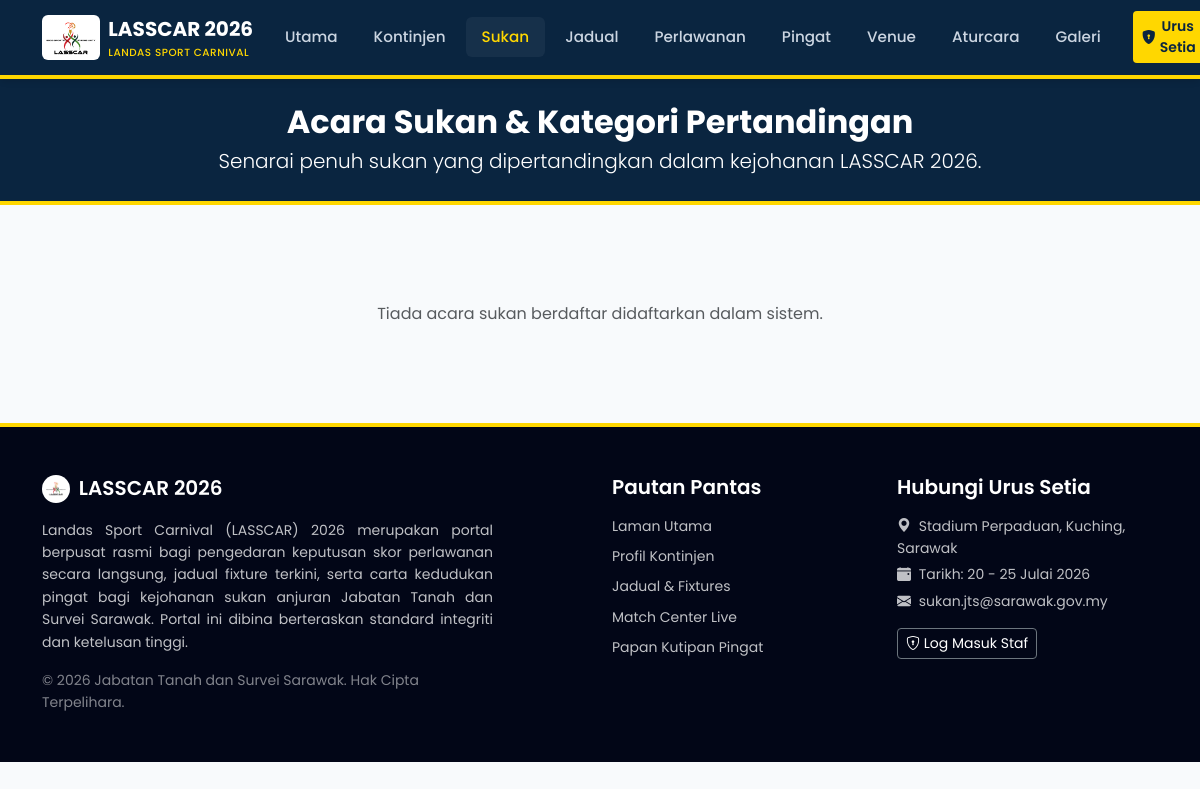
Page /public/sukan.php on the earlier database version.
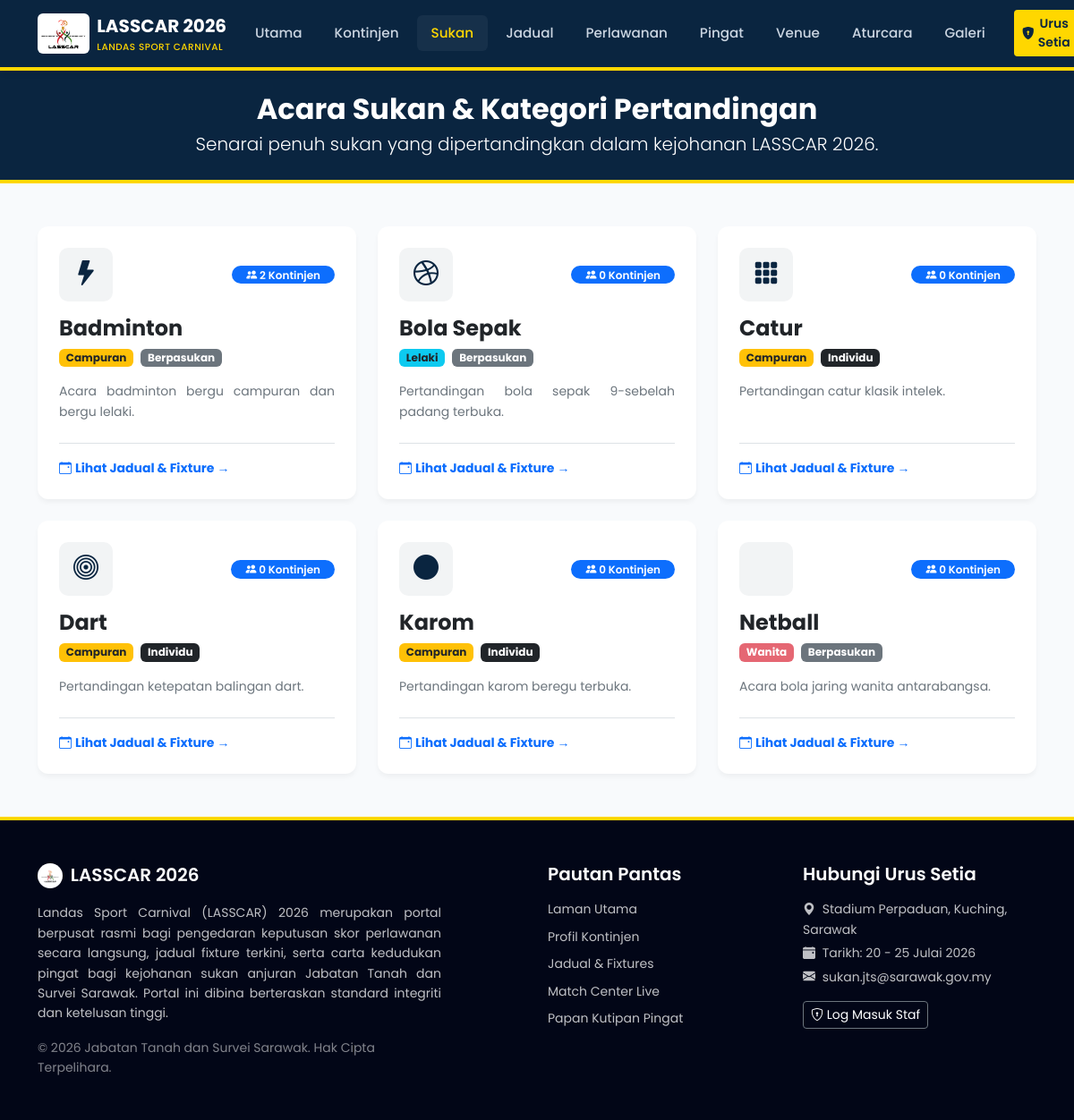
Same page on the later database version.
### tables this page shows
CREATE TABLE `tbl_sukan` (
  `id` int(10) unsigned NOT NULL AUTO_INCREMENT,
  `nama_sukan` varchar(100) NOT NULL,
  `kategori` enum('lelaki','wanita','campuran') NOT NULL DEFAULT 'campuran',
  `jenis_perlawanan` enum('individu','berpasukan') NOT NULL DEFAULT 'berpasukan',
  `ikon` varchar(100) DEFAULT NULL,
  `keterangan` text,
  `status` enum('aktif','tidak_aktif') NOT NULL DEFAULT 'aktif',
  `dicipta_pada` timestamp NULL DEFAULT CURRENT_TIMESTAMP,
  PRIMARY KEY (`id`)
);

### includes/functions.php (called while the page is built, shortened)
<?php
function sanitize(?string $data): string {
    return htmlspecialchars(trim($data), ENT_QUOTES, 'UTF-8');
}

### public/sukan.php (the view, shortened to what this page needs)
<?php
require_once __DIR__ . '/../includes/header.php';
require_once __DIR__ . '/../includes/db.php';
?>
<div class="py-4 bg-navy text-white text-center mb-5" style="background-color: var(--navy-blue); border-bottom: 4px solid var(--gold);">
    <div class="container">
        <h2 class="fw-bold mb-1">Acara Sukan & Kategori Pertandingan</h2>
        <p class="lead small mb-0">Senarai penuh sukan yang dipertandingkan dalam kejohanan LASSCAR 2026.</p>
    </div>
</div>
<div class="container">
    <div class="row g-4">
        <?php
        $query = "
            SELECT s.*,
                   (SELECT COUNT(*) FROM tbl_pasukan WHERE sukan_id = s.id) as total_pasukan
            FROM tbl_sukan s
            WHERE s.status = 'aktif'
            ORDER BY s.nama_sukan ASC";
        $result = $conn->query($query);
        if ($result && $result->num_rows > 0):
            while ($row = $result->fetch_assoc()):
                $ikon_class = $row['ikon'] ?: 'bi-trophy';
                $kategori_label = '';
                switch ($row['kategori']) {
                    case 'lelaki': $kategori_label = '<span class="badge bg-info text-dark">Lelaki</span>'; break;
                    case 'wanita': $kategori_label = '<span class="badge bg-danger bg-opacity-75">Wanita</span>'; break;
                    case 'campuran': $kategori_label = '<span class="badge bg-warning text-dark">Campuran</span>'; break;
                }
                $jenis_label = ($row['jenis_perlawanan'] === 'berpasukan')
                    ? '<span class="badge bg-secondary">Berpasukan</span>'
                    : '<span class="badge bg-dark">Individu</span>';
                ?>
                <div class="col-12 col-md-6 col-lg-4">
                    <div class="card sport-card h-100 p-4 d-flex flex-column justify-content-between">
                        <div>
                            <div class="d-flex align-items-center justify-content-between mb-3">
                                <div class="sport-icon-wrapper">
                                    <i class="bi <?php echo sanitize($ikon_class); ?> fs-3"></i>
                                </div>
                                <span class="badge bg-primary rounded-pill px-3 py-1 fw-semibold small">
                                    <i class="bi bi-people-fill"></i> <?php echo $row['total_pasukan']; ?> Kontinjen
                                </span>
                            </div>
                            <h4 class="fw-bold text-dark mb-2"><?php echo sanitize($row['nama_sukan']); ?></h4>
                            <div class="d-flex gap-2 mb-3">
                                <?php echo $kategori_label; ?>
                                <?php echo $jenis_label; ?>
                            </div>
                            <p class="text-secondary small mb-0" style="text-align: justify;">
                                <?php echo sanitize($row['keterangan'] ?: 'Tiada keterangan lanjut berkaitan acara sukan ini.'); ?>
                            </p>
                        </div>
                        <div class="mt-4 pt-3 border-top">
                            <a href="jadual.php?sukan_id=<?php echo $row['id']; ?>" class="text-decoration-none small text-navy fw-bold d-flex align-items-center gap-1">
                                <i class="bi bi-calendar-event"></i> Lihat Jadual & Fixture →
                            </a>
                        </div>
                    </div>
                </div>
            <?php
            endwhile;
        else:
            echo "<div class='col-12 text-center text-muted p-5'>Tiada acara sukan berdaftar didaftarkan dalam sistem.</div>";
        endif;
        ?>
    </div>
</div>
<?php require_once __DIR__ . '/../includes/footer.php'; ?>

### includes/header.php (shortened to what this page needs)
<?php
require_once __DIR__ . '/functions.php';
$current_page = basename($_SERVER['PHP_SELF']);
function is_active_link(string $page_name): string {
    global $current_page;
    return ($current_page === $page_name) ? 'active' : '';
}
?>
<!DOCTYPE html>
<html lang="ms">
<head>
    <link href="https://cdn.jsdelivr.net/npm/bootstrap@5.3.0/dist/css/bootstrap.min.css" rel="stylesheet">
    <link rel="stylesheet" href="https://cdn.jsdelivr.net/npm/bootstrap-icons@1.10.5/font/bootstrap-icons.css">
    <link rel="stylesheet" href="<?php echo BASE_URL; ?>assets/css/style.css">
</head>
<body>
<nav class="navbar navbar-expand-xl navbar-dark navbar-custom sticky-top">
    <div class="container">
        <a class="navbar-brand" href="<?php echo BASE_URL; ?>public/index.php">
            <img src="<?php echo BASE_URL; ?>assets/logo.png" alt="Logo" class="d-inline-block align-top bg-white p-1 rounded" style="height: 45px; width: auto; object-fit: contain; max-width: 60px;">
            <div>
                <span class="fs-5 d-block fw-bold"><?php echo APP_NAME; ?></span>
                <span class="small text-muted d-block" style="font-size: 0.65rem; font-weight: 500; letter-spacing: 0.05em; color: var(--gold) !important;">LANDAS SPORT CARNIVAL</span>
            </div>
        </a>
        <div class="collapse navbar-collapse" id="navbarContent">
            <ul class="navbar-nav ms-auto mb-2 mb-lg-0 gap-1">
                <li class="nav-item">
                    <a class="nav-link <?php echo is_active_link('index.php'); ?>" href="<?php echo BASE_URL; ?>public/index.php">Utama</a>
                </li>
                <li class="nav-item">
                    <a class="nav-link <?php echo is_active_link('bahagian.php'); ?>" href="<?php echo BASE_URL; ?>public/bahagian.php">Kontinjen</a>
                </li>
                <li class="nav-item">
                    <a class="nav-link <?php echo is_active_link('sukan.php'); ?>" href="<?php echo BASE_URL; ?>public/sukan.php">Sukan</a>
                </li>
                <li class="nav-item">
                    <a class="nav-link <?php echo is_active_link('jadual.php'); ?>" href="<?php echo BASE_URL; ?>public/jadual.php">Jadual</a>
                </li>
                <li class="nav-item">
                    <a class="nav-link <?php echo is_active_link('keputusan.php'); ?>" href="<?php echo BASE_URL; ?>public/keputusan.php">Perlawanan</a>
                </li>
                <li class="nav-item">
                    <a class="nav-link <?php echo is_active_link('kedudukan-pingat.php'); ?>" href="<?php echo BASE_URL; ?>public/kedudukan-pingat.php">Pingat</a>
                </li>
                <li class="nav-item">
                    <a class="nav-link <?php echo is_active_link('venue.php'); ?>" href="<?php echo BASE_URL; ?>public/venue.php">Venue</a>
                </li>
                <li class="nav-item">
                    <a class="nav-link <?php echo is_active_link('aturcara.php'); ?>" href="<?php echo BASE_URL; ?>public/aturcara.php">Aturcara</a>
                </li>
                <li class="nav-item">
                    <a class="nav-link <?php echo is_active_link('galeri.php'); ?>" href="<?php echo BASE_URL; ?>public/galeri.php">Galeri</a>
                </li>
            </ul>
            <div class="ms-xl-3 mt-2 mt-xl-0">
                <a href="<?php echo BASE_URL; ?>admin/auth/login.php" class="btn btn-gold btn-sm d-flex align-items-center gap-1 justify-content-center">
                    <i class="bi bi-shield-lock-fill"></i> Urus Setia
                </a>
            </div>
        </div>
    </div>
</nav>

### includes/footer.php (shortened to what this page needs)
<footer class="footer-custom py-5 mt-5">
    <div class="container">
        <div class="row g-4">
            <div class="col-lg-5">
                <h5 class="text-white mb-3"><img src="<?php echo BASE_URL; ?>assets/logo.png" alt="Logo" class="bg-white p-1 rounded-circle me-1" style="height: 28px; width: 28px; object-fit: contain;"> LASSCAR 2026</h5>
                <p class="small text-white opacity-75 mb-3" style="text-align: justify;">
                    Landas Sport Carnival (LASSCAR) 2026 merupakan portal berpusat rasmi bagi pengedaran keputusan skor perlawanan secara langsung, jadual fixture terkini, serta carta kedudukan pingat bagi kejohanan sukan anjuran Jabatan Tanah dan Survei Sarawak. Portal ini dibina berteraskan standard integriti dan ketelusan tinggi.
                </p>
                <div class="small text-white opacity-50">
                    &copy; <?php echo date('Y'); ?> Jabatan Tanah dan Survei Sarawak. Hak Cipta Terpelihara.
                </div>
            </div>
            <div class="col-sm-6 col-lg-3 offset-lg-1">
                <h5 class="text-white mb-3">Pautan Pantas</h5>
                <ul class="list-unstyled d-flex flex-column gap-2 small">
                    <li><a href="<?php echo BASE_URL; ?>public/index.php" class="text-decoration-none text-white opacity-75">Laman Utama</a></li>
                    <li><a href="<?php echo BASE_URL; ?>public/bahagian.php" class="text-decoration-none text-white opacity-75">Profil Kontinjen</a></li>
                    <li><a href="<?php echo BASE_URL; ?>public/jadual.php" class="text-decoration-none text-white opacity-75">Jadual & Fixtures</a></li>
                    <li><a href="<?php echo BASE_URL; ?>public/keputusan.php" class="text-decoration-none text-white opacity-75">Match Center Live</a></li>
                    <li><a href="<?php echo BASE_URL; ?>public/kedudukan-pingat.php" class="text-decoration-none text-white opacity-75">Papan Kutipan Pingat</a></li>
                </ul>
            </div>
            <div class="col-sm-6 col-lg-3">
                <h5 class="text-white mb-3">Hubungi Urus Setia</h5>
                <p class="small text-white opacity-75 mb-1"><i class="bi bi-geo-alt-fill text-gold me-1"></i> <?php echo TOURNAMENT_LOCATION; ?></p>
                <p class="small text-white opacity-75 mb-1"><i class="bi bi-calendar-event-fill text-gold me-1"></i> Tarikh: <?php echo TOURNAMENT_DATE; ?></p>
                <p class="small text-white opacity-75 mb-0"><i class="bi bi-envelope-fill text-gold me-1"></i> sukan.jts@sarawak.gov.my</p>
                <div class="mt-3">
                    <a href="<?php echo BASE_URL; ?>admin/auth/login.php" class="btn btn-sm btn-outline-secondary py-1 text-white border-secondary">
                        <i class="bi bi-shield-lock"></i> Log Masuk Staf
                    </a>
                </div>
            </div>
        </div>
    </div>
</footer>
</body>
</html>

### assets/css/style.css (style rules this page uses)
:root { --navy-blue: #0a2540; --navy-light: #1e3a5f; --gold: #ffd700; --gold-dark: #ccab00; --sarawak-red: #ef4444; --dark-charcoal: #1f2937; --light-grey: #f8fafc; --border-color: #e2e8f0; }
body { background-color: var(--light-grey); color: var(--dark-charcoal); font-family: 'Poppins', sans-serif; line-height: 1.6; }
.navbar-custom { background-color: var(--navy-blue); border-bottom: 4px solid var(--gold); box-shadow: 0 4px 6px -1px rgba(0, 0, 0, 0.1); transition: all 0.3s; }
.navbar-custom .navbar-brand { font-weight: 700; color: #ffffff; display: flex; align-items: center; gap: 0.5rem; }
.navbar-custom .nav-link { color: #cbd5e1; font-weight: 500; font-size: 0.95rem; padding: 0.5rem 1rem !important; border-radius: 6px; transition: all 0.2s; }
.navbar-custom .nav-link:hover, .navbar-custom .nav-link.active { color: var(--gold); background-color: rgba(255, 255, 255, 0.05); }
.sport-card { border: none; border-radius: 12px; background-color: #ffffff; box-shadow: 0 4px 6px -1px rgba(0, 0, 0, 0.05); transition: all 0.3s ease; }
.sport-icon-wrapper { width: 60px; height: 60px; border-radius: 10px; background-color: rgba(10, 37, 64, 0.05); color: var(--navy-blue); display: flex; align-items: center; justify-content: center; transition: all 0.3s; }
.btn-gold { background-color: var(--gold); color: var(--navy-blue); font-weight: 600; transition: all 0.2s; }
.footer-custom { background-color: #020617; color: #94a3b8; border-top: 4px solid var(--gold); }
.footer-custom h5 { color: #ffffff; font-weight: 600; }
.footer-custom a { color: #94a3b8; transition: color 0.2s; }

Differences in the rows shown:
added tbl_sukan: total_pasukan "2", nama_sukan "Badminton", kategori "Campuran", jenis_perlawanan "Berpasukan", keterangan "Acara badminton bergu campuran dan bergu lelaki."
added tbl_sukan: total_pasukan "0", nama_sukan "Bola Sepak", kategori "Lelaki", jenis_perlawanan "Berpasukan", keterangan "Pertandingan bola sepak 9-sebelah padang terbuka."
added tbl_sukan: total_pasukan "0", nama_sukan "Catur", kategori "Campuran", jenis_perlawanan "Individu", keterangan "Pertandingan catur klasik intelek."
added tbl_sukan: total_pasukan "0", nama_sukan "Dart", kategori "Campuran", jenis_perlawanan "Individu", keterangan "Pertandingan ketepatan balingan dart."
added tbl_sukan: total_pasukan "0", nama_sukan "Karom", kategori "Campuran", jenis_perlawanan "Individu", keterangan "Pertandingan karom beregu terbuka."
added tbl_sukan: total_pasukan "0", nama_sukan "Netball", kategori "Wanita", jenis_perlawanan "Berpasukan", keterangan "Acara bola jaring wanita antarabangsa."
Other differences:
text no longer shown: "Tiada acara sukan berdaftar didaftarkan dalam sistem."
